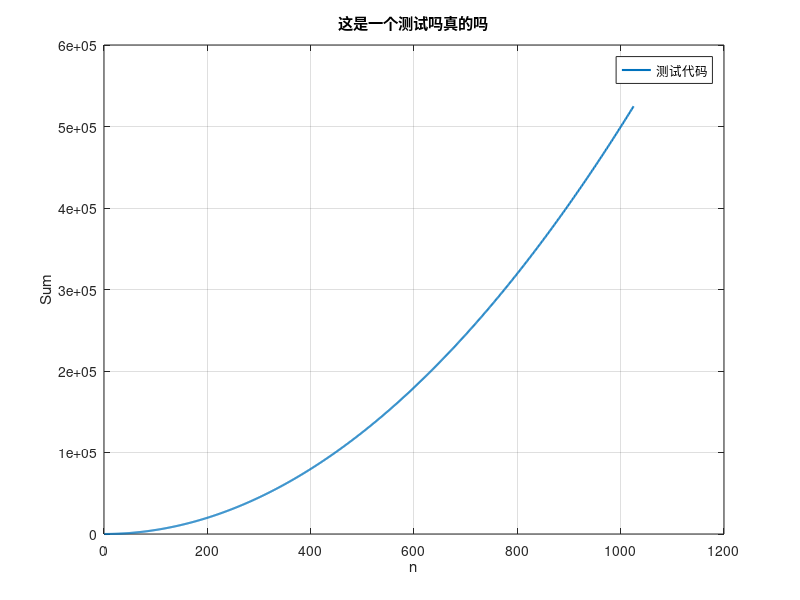

Source code (MATLAB):
j = zeros(1024, 1);
for i = 1:1024
    j(i + 1) = j(i) + i;
end

figure
plot(1:(length(j)), j, 'Linewidth', 1.5);grid on;
xlabel('n'),ylabel('Sum');
title('这是一个测试吗真的吗');
legend('测试代码');
